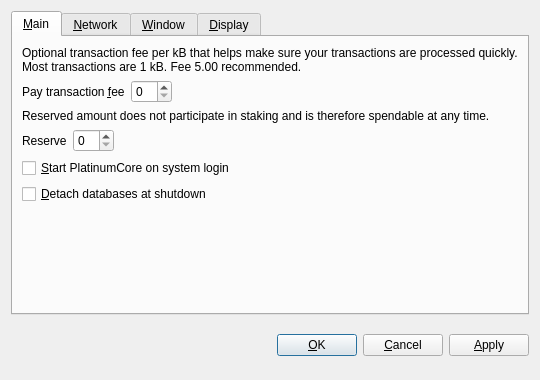
<?xml version="1.0" encoding="UTF-8"?>
<ui version="4.0">
 <class>OptionsDialog</class>
 <widget class="QDialog" name="OptionsDialog">
  <property name="geometry">
   <rect>
    <x>0</x>
    <y>0</y>
    <width>540</width>
    <height>380</height>
   </rect>
  </property>
  <property name="windowTitle">
   <string>Options</string>
  </property>
  <property name="modal">
   <bool>true</bool>
  </property>
  <layout class="QVBoxLayout" name="verticalLayout">
   <item>
    <widget class="QTabWidget" name="tabWidget">
     <property name="tabPosition">
      <enum>QTabWidget::North</enum>
     </property>
     <property name="currentIndex">
      <number>0</number>
     </property>
     <widget class="QWidget" name="tabMain">
      <attribute name="title">
       <string>&amp;Main</string>
      </attribute>
      <layout class="QVBoxLayout" name="verticalLayout_Main">
       <item>
        <widget class="QLabel" name="transactionFeeInfoLabel">
         <property name="text">
          <string>Optional transaction fee per kB that helps make sure your transactions are processed quickly. Most transactions are 1 kB. Fee 5.00 recommended.</string>
         </property>
         <property name="textFormat">
          <enum>Qt::PlainText</enum>
         </property>
         <property name="wordWrap">
          <bool>true</bool>
         </property>
        </widget>
       </item>
       <item>
        <layout class="QHBoxLayout" name="horizontalLayoutFee">
         <item>
          <widget class="QLabel" name="transactionFeeLabel">
           <property name="text">
            <string>Pay transaction &amp;fee</string>
           </property>
           <property name="textFormat">
            <enum>Qt::PlainText</enum>
           </property>
           <property name="buddy">
            <cstring>transactionFee</cstring>
           </property>
          </widget>
         </item>
         <item>
          <widget class="BitcoinAmountField" name="transactionFee"/>
         </item>
         <item>
          <spacer name="horizontalSpacerFee">
           <property name="orientation">
            <enum>Qt::Horizontal</enum>
           </property>
           <property name="sizeHint" stdset="0">
            <size>
             <width>40</width>
             <height>20</height>
            </size>
           </property>
          </spacer>
         </item>
        </layout>
       </item>
       <item>
        <widget class="QLabel" name="reserveBalanceInfoLabel">
         <property name="text">
          <string>Reserved amount does not participate in staking and is therefore spendable at any time.</string>
         </property>
         <property name="textFormat">
          <enum>Qt::PlainText</enum>
         </property>
         <property name="wordWrap">
          <bool>true</bool>
         </property>
        </widget>
       </item>
       <item>
        <layout class="QHBoxLayout" name="horizontalLayoutReserveBalance">
         <item>
          <widget class="QLabel" name="reserveBalanceLabel">
           <property name="text">
            <string>Reserve</string>
           </property>
           <property name="textFormat">
            <enum>Qt::PlainText</enum>
           </property>
           <property name="buddy">
            <cstring>reserveBalance</cstring>
           </property>
          </widget>
         </item>
         <item>
          <widget class="BitcoinAmountField" name="reserveBalance"/>
         </item>
         <item>
          <spacer name="horizontalSpacerReserveBalance">
           <property name="orientation">
            <enum>Qt::Horizontal</enum>
           </property>
           <property name="sizeHint" stdset="0">
            <size>
             <width>40</width>
             <height>20</height>
            </size>
           </property>
          </spacer>
         </item>
        </layout>
       </item>
       <item>
        <widget class="QCheckBox" name="bitcoinAtStartup">
         <property name="toolTip">
          <string>Automatically start PlatinumCore after logging in to the system.</string>
         </property>
         <property name="text">
          <string>&amp;Start PlatinumCore on system login</string>
         </property>
        </widget>
       </item>
       <item>
        <widget class="QCheckBox" name="detachDatabases">
         <property name="toolTip">
          <string>Detach block and address databases at shutdown. This means they can be moved to another data directory, but it slows down shutdown. The wallet is always detached.</string>
         </property>
         <property name="text">
          <string>&amp;Detach databases at shutdown</string>
         </property>
        </widget>
       </item>
       <item>
        <spacer name="verticalSpacer_Main">
         <property name="orientation">
          <enum>Qt::Vertical</enum>
         </property>
         <property name="sizeHint" stdset="0">
          <size>
           <width>20</width>
           <height>40</height>
          </size>
         </property>
        </spacer>
       </item>
      </layout>
     </widget>
     <widget class="QWidget" name="tabNetwork">
      <attribute name="title">
       <string>&amp;Network</string>
      </attribute>
      <layout class="QVBoxLayout" name="verticalLayout_Network">
       <item>
        <widget class="QCheckBox" name="mapPortUpnp">
         <property name="toolTip">
          <string>Automatically open the PlatinumCore client port on the router. This only works when your router supports UPnP and it is enabled.</string>
         </property>
         <property name="text">
          <string>Map port using &amp;UPnP</string>
         </property>
        </widget>
       </item>
       <item>
        <widget class="QCheckBox" name="connectSocks">
         <property name="toolTip">
          <string>Connect to the PlatinumCore network through a SOCKS proxy (e.g. when connecting through Tor).</string>
         </property>
         <property name="text">
          <string>&amp;Connect through SOCKS proxy:</string>
         </property>
        </widget>
       </item>
       <item>
        <layout class="QHBoxLayout" name="horizontalLayout_Network">
         <item>
          <widget class="QLabel" name="proxyIpLabel">
           <property name="text">
            <string>Proxy &amp;IP:</string>
           </property>
           <property name="textFormat">
            <enum>Qt::PlainText</enum>
           </property>
           <property name="buddy">
            <cstring>proxyIp</cstring>
           </property>
          </widget>
         </item>
         <item>
          <widget class="QValidatedLineEdit" name="proxyIp">
           <property name="maximumSize">
            <size>
             <width>140</width>
             <height>16777215</height>
            </size>
           </property>
           <property name="toolTip">
            <string>IP address of the proxy (e.g. 127.0.0.1)</string>
           </property>
          </widget>
         </item>
         <item>
          <widget class="QLabel" name="proxyPortLabel">
           <property name="text">
            <string>&amp;Port:</string>
           </property>
           <property name="textFormat">
            <enum>Qt::PlainText</enum>
           </property>
           <property name="buddy">
            <cstring>proxyPort</cstring>
           </property>
          </widget>
         </item>
         <item>
          <widget class="QLineEdit" name="proxyPort">
           <property name="maximumSize">
            <size>
             <width>55</width>
             <height>16777215</height>
            </size>
           </property>
           <property name="toolTip">
            <string>Port of the proxy (e.g. 9050)</string>
           </property>
          </widget>
         </item>
         <item>
          <widget class="QLabel" name="socksVersionLabel">
           <property name="text">
            <string>SOCKS &amp;Version:</string>
           </property>
           <property name="textFormat">
            <enum>Qt::PlainText</enum>
           </property>
           <property name="buddy">
            <cstring>socksVersion</cstring>
           </property>
          </widget>
         </item>
         <item>
          <widget class="QValueComboBox" name="socksVersion">
           <property name="toolTip">
            <string>SOCKS version of the proxy (e.g. 5)</string>
           </property>
          </widget>
         </item>
         <item>
          <spacer name="horizontalSpacer_Network">
           <property name="orientation">
            <enum>Qt::Horizontal</enum>
           </property>
           <property name="sizeHint" stdset="0">
            <size>
             <width>40</width>
             <height>20</height>
            </size>
           </property>
          </spacer>
         </item>
        </layout>
       </item>
       <item>
        <spacer name="verticalSpacer_Network">
         <property name="orientation">
          <enum>Qt::Vertical</enum>
         </property>
         <property name="sizeHint" stdset="0">
          <size>
           <width>20</width>
           <height>40</height>
          </size>
         </property>
        </spacer>
       </item>
      </layout>
     </widget>
     <widget class="QWidget" name="tabWindow">
      <attribute name="title">
       <string>&amp;Window</string>
      </attribute>
      <layout class="QVBoxLayout" name="verticalLayout_Window">
       <item>
        <widget class="QCheckBox" name="minimizeToTray">
         <property name="toolTip">
          <string>Show only a tray icon after minimizing the window.</string>
         </property>
         <property name="text">
          <string>&amp;Minimize to the tray instead of the taskbar</string>
         </property>
        </widget>
       </item>
       <item>
        <widget class="QCheckBox" name="minimizeOnClose">
         <property name="toolTip">
          <string>Minimize instead of exit the application when the window is closed. When this option is enabled, the application will be closed only after selecting Quit in the menu.</string>
         </property>
         <property name="text">
          <string>M&amp;inimize on close</string>
         </property>
        </widget>
       </item>
       <item>
        <spacer name="verticalSpacer_Window">
         <property name="orientation">
          <enum>Qt::Vertical</enum>
         </property>
         <property name="sizeHint" stdset="0">
          <size>
           <width>20</width>
           <height>40</height>
          </size>
         </property>
        </spacer>
       </item>
      </layout>
     </widget>
     <widget class="QWidget" name="tabDisplay">
      <attribute name="title">
       <string>&amp;Display</string>
      </attribute>
      <layout class="QVBoxLayout" name="verticalLayout_Display">
       <item>
        <layout class="QHBoxLayout" name="horizontalLayout_1_Display">
         <item>
          <widget class="QLabel" name="langLabel">
           <property name="text">
            <string>User Interface &amp;language:</string>
           </property>
           <property name="textFormat">
            <enum>Qt::PlainText</enum>
           </property>
           <property name="buddy">
            <cstring>lang</cstring>
           </property>
          </widget>
         </item>
         <item>
          <widget class="QValueComboBox" name="lang">
           <property name="toolTip">
            <string>The user interface language can be set here. This setting will take effect after restarting PlatinumCore.</string>
           </property>
          </widget>
         </item>
        </layout>
       </item>
       <item>
        <layout class="QHBoxLayout" name="horizontalLayout_2_Display">
         <item>
          <widget class="QLabel" name="unitLabel">
           <property name="text">
            <string>&amp;Unit to show amounts in:</string>
           </property>
           <property name="textFormat">
            <enum>Qt::PlainText</enum>
           </property>
           <property name="buddy">
            <cstring>unit</cstring>
           </property>
          </widget>
         </item>
         <item>
          <widget class="QValueComboBox" name="unit">
           <property name="toolTip">
            <string>Choose the default subdivision unit to show in the interface and when sending coins.</string>
           </property>
          </widget>
         </item>
        </layout>
       </item>
       <item>
        <widget class="QCheckBox" name="displayAddresses">
         <property name="toolTip">
          <string>Whether to show PlatinumCore addresses in the transaction list or not.</string>
         </property>
         <property name="text">
          <string>&amp;Display addresses in transaction list</string>
         </property>
        </widget>
       </item>
       <item>
        <widget class="QCheckBox" name="coinControlFeatures">
         <property name="toolTip">
          <string>Whether to show coin control features or not.</string>
         </property>
         <property name="text">
          <string>Display coin &amp;control features (experts only!)</string>
         </property>
        </widget>
       </item>
       <item>
        <spacer name="verticalSpacer_Display">
         <property name="orientation">
          <enum>Qt::Vertical</enum>
         </property>
         <property name="sizeHint" stdset="0">
          <size>
           <width>20</width>
           <height>40</height>
          </size>
         </property>
        </spacer>
       </item>
      </layout>
     </widget>
    </widget>
   </item>
   <item>
    <layout class="QHBoxLayout" name="horizontalLayout_Buttons">
     <item>
      <spacer name="horizontalSpacer_1">
       <property name="orientation">
        <enum>Qt::Horizontal</enum>
       </property>
       <property name="sizeHint" stdset="0">
        <size>
         <width>40</width>
         <height>48</height>
        </size>
       </property>
      </spacer>
     </item>
     <item>
      <widget class="QLabel" name="statusLabel">
       <property name="font">
        <font>
         <weight>75</weight>
         <bold>true</bold>
        </font>
       </property>
       <property name="text">
        <string/>
       </property>
       <property name="textFormat">
        <enum>Qt::PlainText</enum>
       </property>
       <property name="wordWrap">
        <bool>true</bool>
       </property>
      </widget>
     </item>
     <item>
      <spacer name="horizontalSpacer_2">
       <property name="orientation">
        <enum>Qt::Horizontal</enum>
       </property>
       <property name="sizeHint" stdset="0">
        <size>
         <width>40</width>
         <height>48</height>
        </size>
       </property>
      </spacer>
     </item>
     <item>
      <widget class="QPushButton" name="okButton">
       <property name="text">
        <string>&amp;OK</string>
       </property>
      </widget>
     </item>
     <item>
      <widget class="QPushButton" name="cancelButton">
       <property name="text">
        <string>&amp;Cancel</string>
       </property>
       <property name="autoDefault">
        <bool>false</bool>
       </property>
      </widget>
     </item>
     <item>
      <widget class="QPushButton" name="applyButton">
       <property name="text">
        <string>&amp;Apply</string>
       </property>
       <property name="autoDefault">
        <bool>false</bool>
       </property>
      </widget>
     </item>
    </layout>
   </item>
  </layout>
 </widget>
 <customwidgets>
  <customwidget>
   <class>BitcoinAmountField</class>
   <extends>QSpinBox</extends>
   <header>bitcoinamountfield.h</header>
  </customwidget>
  <customwidget>
   <class>QValueComboBox</class>
   <extends>QComboBox</extends>
   <header>qvaluecombobox.h</header>
  </customwidget>
  <customwidget>
   <class>QValidatedLineEdit</class>
   <extends>QLineEdit</extends>
   <header>qvalidatedlineedit.h</header>
  </customwidget>
 </customwidgets>
 <resources/>
 <connections/>
</ui>
